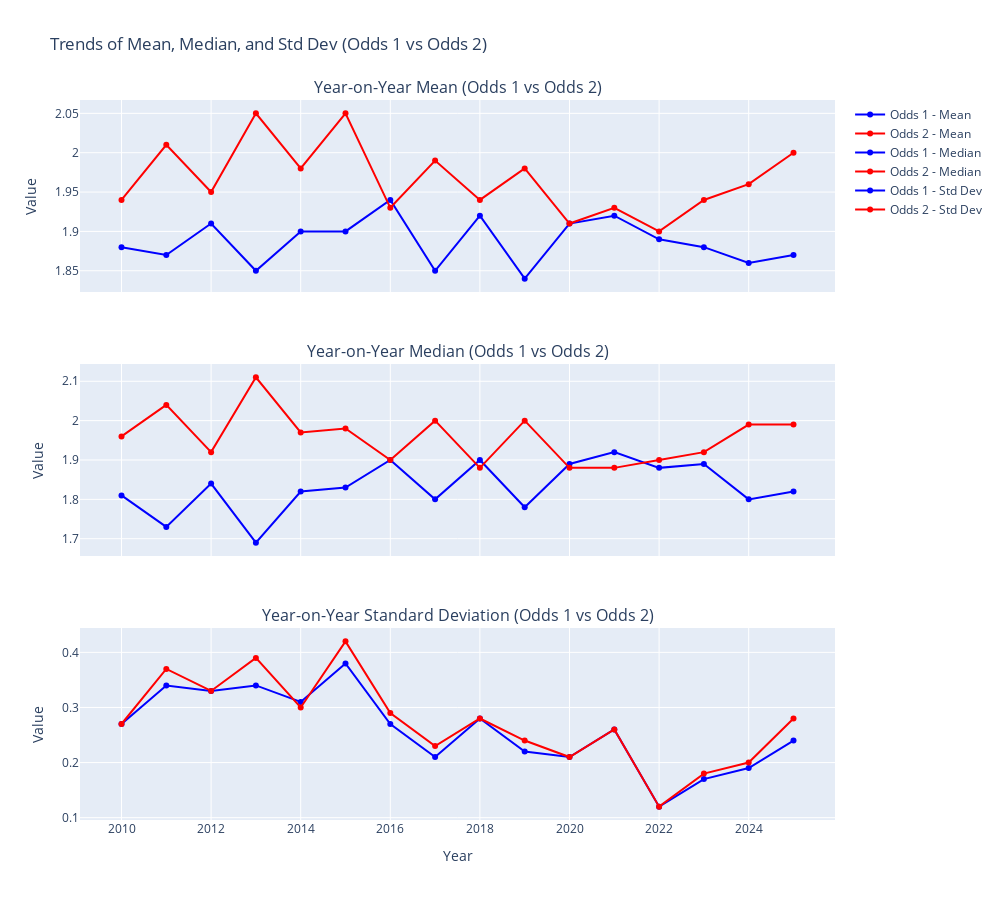

Source (notebook cell):
### Code cell
import plotly.graph_objects as go

# Ensure stats_agg is created
stats_agg = stats_df.pivot(index='Year', columns='Odds Type')

# Define metrics
metrics = ["Mean", "Median", "Std Dev"]
titles = {
    "Mean": "Year-on-Year Mean (Odds 1 vs Odds 2)",
    "Median": "Year-on-Year Median (Odds 1 vs Odds 2)",
    "Std Dev": "Year-on-Year Standard Deviation (Odds 1 vs Odds 2)"
}

# Create subplots
from plotly.subplots import make_subplots

fig = make_subplots(rows=3, cols=1, shared_xaxes=True, vertical_spacing=0.1,
                    subplot_titles=[titles[m] for m in metrics])

for i, metric in enumerate(metrics):
    fig.add_trace(go.Scatter(
        x=stats_agg.index,
        y=stats_agg[(metric, "Odds 1")],
        mode='lines+markers',
        name=f'Odds 1 - {metric}',
        marker=dict(color='blue')
    ), row=i+1, col=1)

    fig.add_trace(go.Scatter(
        x=stats_agg.index,
        y=stats_agg[(metric, "Odds 2")],
        mode='lines+markers',
        name=f'Odds 2 - {metric}',
        marker=dict(color='red')
    ), row=i+1, col=1)

fig.update_layout(height=900, width=1000, title_text="Trends of Mean, Median, and Std Dev (Odds 1 vs Odds 2)",
                  showlegend=True)

fig.update_xaxes(title_text="Year", row=3, col=1)
fig.update_yaxes(title_text="Value")

fig.show()

### Figure 1 — Plotly figure (JSON) as saved in the notebook; plotly's stock layout.template omitted (floating-point values rounded to 4 significant figures)
{"data": [{"marker": {"color": "blue"}, "mode": "lines+markers", "name": "Odds 1 - Mean", "type": "scatter", "x": [2010, 2011, 2012, 2013, 2014, 2015, 2016, 2017, 2018, 2019, 2020, 2021, 2022, 2023, 2024, 2025], "xaxis": "x", "y": [1.88, 1.87, 1.91, 1.85, 1.9, 1.9, 1.94, 1.85, 1.92, 1.84, 1.91, 1.92, 1.89, 1.88, 1.86, 1.87], "yaxis": "y"}, {"marker": {"color": "red"}, "mode": "lines+markers", "name": "Odds 2 - Mean", "type": "scatter", "x": [2010, 2011, 2012, 2013, 2014, 2015, 2016, 2017, 2018, 2019, 2020, 2021, 2022, 2023, 2024, 2025], "xaxis": "x", "y": [1.94, 2.01, 1.95, 2.05, 1.98, 2.05, 1.93, 1.99, 1.94, 1.98, 1.91, 1.93, 1.9, 1.94, 1.96, 2.0], "yaxis": "y"}, {"marker": {"color": "blue"}, "mode": "lines+markers", "name": "Odds 1 - Median", "type": "scatter", "x": [2010, 2011, 2012, 2013, 2014, 2015, 2016, 2017, 2018, 2019, 2020, 2021, 2022, 2023, 2024, 2025], "xaxis": "x2", "y": [1.81, 1.73, 1.84, 1.69, 1.82, 1.83, 1.9, 1.8, 1.9, 1.78, 1.89, 1.92, 1.88, 1.89, 1.8, 1.82], "yaxis": "y2"}, {"marker": {"color": "red"}, "mode": "lines+markers", "name": "Odds 2 - Median", "type": "scatter", "x": [2010, 2011, 2012, 2013, 2014, 2015, 2016, 2017, 2018, 2019, 2020, 2021, 2022, 2023, 2024, 2025], "xaxis": "x2", "y": [1.96, 2.04, 1.92, 2.11, 1.97, 1.98, 1.9, 2.0, 1.88, 2.0, 1.88, 1.88, 1.9, 1.92, 1.99, 1.99], "yaxis": "y2"}, {"marker": {"color": "blue"}, "mode": "lines+markers", "name": "Odds 1 - Std Dev", "type": "scatter", "x": [2010, 2011, 2012, 2013, 2014, 2015, 2016, 2017, 2018, 2019, 2020, 2021, 2022, 2023, 2024, 2025], "xaxis": "x3", "y": [0.27, 0.34, 0.33, 0.34, 0.31, 0.38, 0.27, 0.21, 0.28, 0.22, 0.21, 0.26, 0.12, 0.17, 0.19, 0.24], "yaxis": "y3"}, {"marker": {"color": "red"}, "mode": "lines+markers", "name": "Odds 2 - Std Dev", "type": "scatter", "x": [2010, 2011, 2012, 2013, 2014, 2015, 2016, 2017, 2018, 2019, 2020, 2021, 2022, 2023, 2024, 2025], "xaxis": "x3", "y": [0.27, 0.37, 0.33, 0.39, 0.3, 0.42, 0.29, 0.23, 0.28, 0.24, 0.21, 0.26, 0.12, 0.18, 0.2, 0.28], "yaxis": "y3"}], "layout": {"annotations": [{"font": {"size": 16}, "showarrow": false, "text": "Year-on-Year Mean (Odds 1 vs Odds 2)", "x": 0.5, "xanchor": "center", "xref": "paper", "y": 1, "yanchor": "bottom", "yref": "paper"}, {"font": {"size": 16}, "showarrow": false, "text": "Year-on-Year Median (Odds 1 vs Odds 2)", "x": 0.5, "xanchor": "center", "xref": "paper", "y": 0.6333, "yanchor": "bottom", "yref": "paper"}, {"font": {"size": 16}, "showarrow": false, "text": "Year-on-Year Standard Deviation (Odds 1 vs Odds 2)", "x": 0.5, "xanchor": "center", "xref": "paper", "y": 0.2667, "yanchor": "bottom", "yref": "paper"}], "height": 900, "showlegend": true, "title": {"text": "Trends of Mean, Median, and Std Dev (Odds 1 vs Odds 2)"}, "width": 1000, "xaxis": {"anchor": "y", "domain": [0, 1], "matches": "x3", "showticklabels": false}, "xaxis2": {"anchor": "y2", "domain": [0, 1], "matches": "x3", "showticklabels": false}, "xaxis3": {"anchor": "y3", "domain": [0, 1], "title": {"text": "Year"}}, "yaxis": {"anchor": "x", "domain": [0.7333, 1], "title": {"text": "Value"}}, "yaxis2": {"anchor": "x2", "domain": [0.3667, 0.6333], "title": {"text": "Value"}}, "yaxis3": {"anchor": "x3", "domain": [0, 0.2667], "title": {"text": "Value"}}}}
